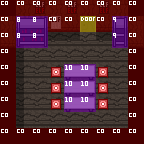

Tiled map render using the project's own tile images. Description and the whole map definition, tile-layer contents included, below:
An orthogonal 9x9 tile map with 16x16 px tiles, 3 tile layers (Tile Layer 1, Tile Layer 2, Tile Layer 3), 2 tilesets.

<map version="1.2" tiledversion="1.2.4" orientation="orthogonal" renderorder="right-down" width="9" height="9" tilewidth="16" tileheight="16" infinite="0" nextlayerid="4" nextobjectid="1">
 <tileset firstgid="1" source="../tilesets/world-tileset.tsx" />
 <tileset firstgid="4097" source="../tilesets/collision-tileset.tsx" />
 <layer id="1" name="Tile Layer 1" width="9" height="9">
  <data encoding="csv">
1,4,962,4,962,4,962,4,1,
3,68,68,1026,68,259,68,68,3,
67,193,129,129,129,2,129,129,67,
1,66,2,2,2,2,2,2,1,
1,66,2,2,2,2,2,2,1,
1,66,2,2,2,2,2,2,1,
1,66,2,2,2,2,2,2,1,
1,66,2,2,2,2,2,2,1,
1,1,1,1,1,1,1,1,1
</data>
 </layer>
 <layer id="2" name="Tile Layer 2" width="9" height="9">
  <data encoding="csv">
0,0,0,0,0,0,0,0,0,
0,1089,1090,0,0,0,0,137,0,
0,1153,1154,0,0,0,0,201,0,
0,0,0,0,0,0,0,0,0,
0,0,0,1025,325,326,1155,0,0,
0,0,0,1025,325,326,1155,0,0,
0,0,0,1025,325,326,1155,0,0,
0,0,0,0,0,0,0,0,0,
0,0,0,0,0,0,0,0,0
</data>
 </layer>
 <layer id="3" name="Tile Layer 3" width="9" height="9">
  <data encoding="csv">
4098,4098,4098,4098,4098,4098,4098,4098,4098,
4098,4105,4105,4098,4098,4099,4098,4106,4098,
4098,4105,4105,0,0,0,0,4106,4098,
4098,0,0,0,0,0,0,0,4098,
4098,0,0,0,4107,4107,0,0,4098,
4098,0,0,0,4107,4107,0,0,4098,
4098,0,0,0,4107,4107,0,0,4098,
4098,0,0,0,0,0,0,0,4098,
4098,4098,4098,4098,4098,4098,4098,4098,4098
</data>
 </layer>
</map>
